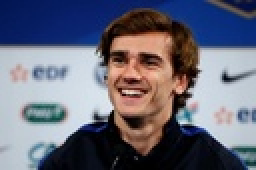
%> input picture griz.jpg, 128 x 85 px, shrunk from 500 x 333 before the run (shown 2 times larger)
$ octave --eval "my_log(imread('griz.jpg'));"   (GNU Octave 9; MATLAB toolbox functions it lacks are replaced by stand-ins)
%> lines starting %> are read from the running program, lines starting %| are printed output that depends on the picture
function my_log(I)
close all;
m=11;
sigma=2;
w = fspecial('log',m,sigma);
img= imread('test.png');
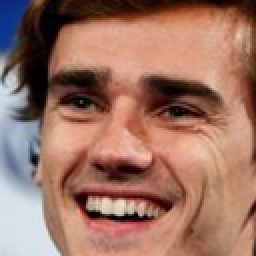
%> input picture test.png, 128 x 128 px, shrunk from 456 x 456 before the run (shown 2 times larger)
%> img is the input picture: size 128x128x3 uint8; mean R, G, B 156.9, 115.3, 99.6
img = double(rgb2gray(img));
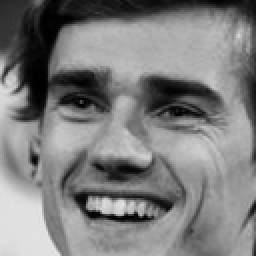
%> img: size 128x128 double (shown 2 times larger); min 0, max 232, mean 125.9
imgn=imfilter(img,w,'replicate');
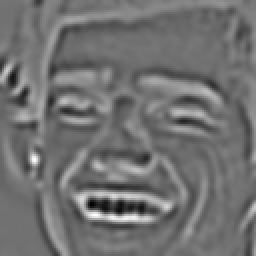
%> imgn: size 128x128 double (shown 2 times larger); min -16.08, max 19.93, mean -0.035; drawn with min black and max white
[r,c]= size(img);
%> r = 128; c = 128
new_img = zeros(size(img));
for threshold = 0.5:0.1:1.4
    for i = 3:r-2
        for j = 3:c-2
            if zero_crossing(imgn,i,j,threshold)
                new_img(i,j) = 255;
            else
                new_img(i,j) = 0;
            end
        end
    end
    subplot(2,5,round((threshold-0.4)/0.1));
    imshow(new_img);
end
%> this loop made 10 passes
%> pass 1, in my_log, `imshow(new_img);`:
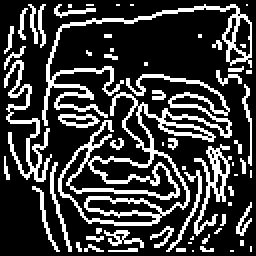
%> displayed picture: size 128x128, on the screen's scale of 0 to 255 (shown 2 times larger); 24.2% white in thin lines or dots
%> pass 2, in my_log, `imshow(new_img);`:
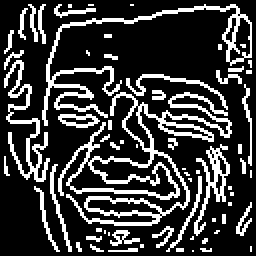
%> displayed picture: size 128x128, on the screen's scale of 0 to 255 (shown 2 times larger); 23% white in thin lines or dots
%> after the loop:
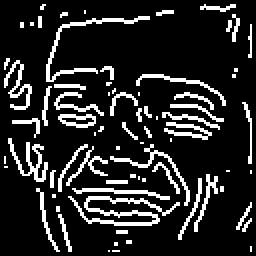
%> new_img: size 128x128 double (shown 2 times larger); 15.1% white in thin lines or dots
%> `my_log(imread('griz.jpg'));`:
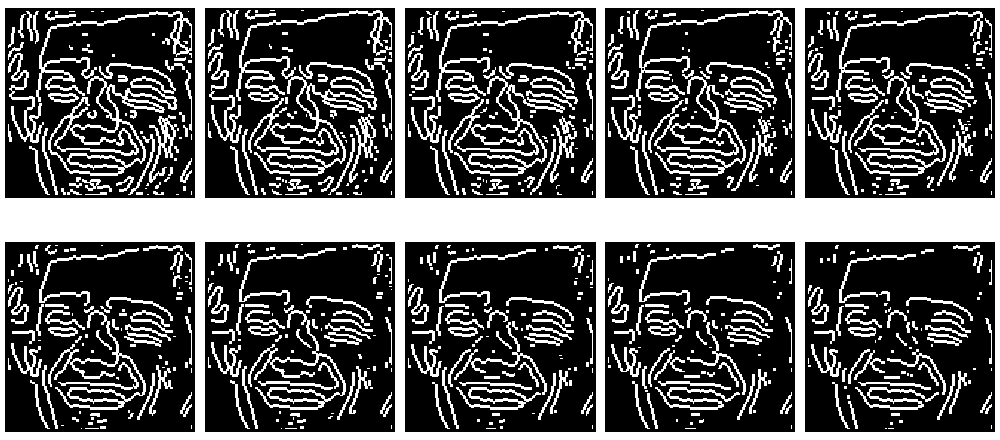
%> figure redrawn from the program's plot data, 10 panels
end
function result = zero_crossing (I,i,j,threshold)
    result = 0;
    if I(i,j) * I(i-1,j) < 0 && abs(I(i,j) - I(i-1,j)) > threshold
        result = 1;
    elseif I(i,j) * I(i+1,j) < 0 && abs(I(i,j) - I(i+1,j)) > threshold
        result = 1;
    elseif I(i,j) * I(i,j+1) < 0 && abs(I(i,j) - I(i,j+1)) > threshold
        result = 1;
    elseif I(i,j) * I(i,j-1) < 0 && abs(I(i,j) - I(i,j-1)) > threshold
        result = 1;
    end
end
